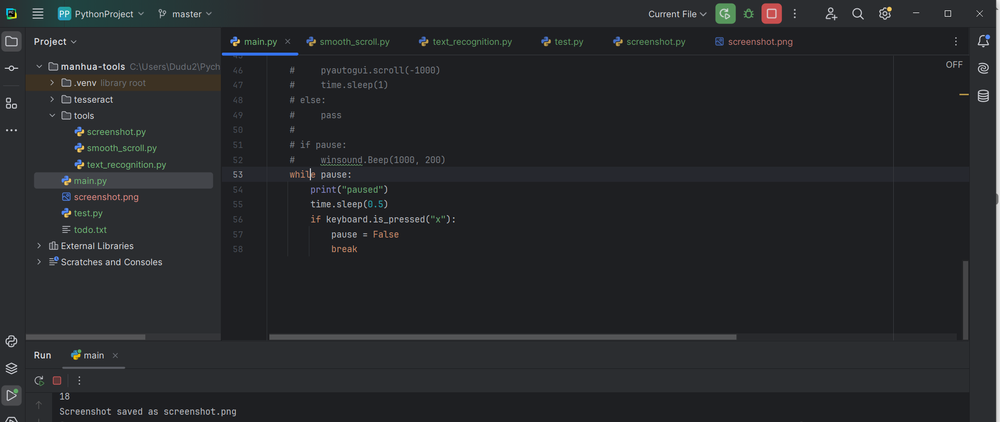
#> input picture screenshot.png, 1000 x 422 px, shrunk from 1920 x 810 before the run
$ python text_recognition.py
#> lines starting #> are read from the running program, lines starting #| are printed output that depends on the picture; after the words box and inside, x2 and y2 are one past the last pixel; in counts of white or black regions, pixels touching at a corner belong together
import pytesseract
from PIL import Image
import cv2
import numpy as np
import os

tesseract_path = r"tesseract/tesseract.exe"
pytesseract.pytesseract.tesseract_cmd = tesseract_path

def text_recognition(image_path):
    """
    Recognize text from an image and check if a specific word is present.
    :param image_path: Path to the image file.
    :return: Extracted text and whether the word is found.
    """
#> called with image_path = '../screenshot.png'
    # Read the image
    image = cv2.imread(image_path)
#> image is the input picture: shape (422, 1000, 3); mean B, G, R 43.1, 40.4, 38.6

    # Preprocess the image: Grayscale and Thresholding
    gray = cv2.cvtColor(image, cv2.COLOR_BGR2GRAY)
    _, thresh = cv2.threshold(gray, 150, 255, cv2.THRESH_BINARY)
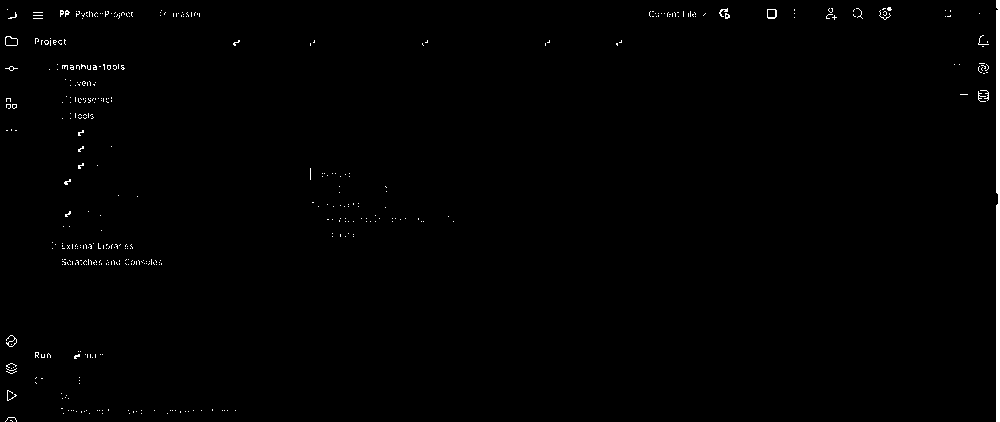
#> thresh: shape (422, 1000); 0.81% white; 428 white regions (415 under 20 px), largest, box (x1, y1, x2, y2) and area: (996, 0, 1000, 422) 1663, (767, 9, 777, 19) 46, (5, 36, 18, 46) 39

    # Convert the preprocessed image to a PIL Image
    pil_image = Image.fromarray(thresh)

    # Extract text from the image
#> (the run stopped early here; a loop or call above may not have finished)
